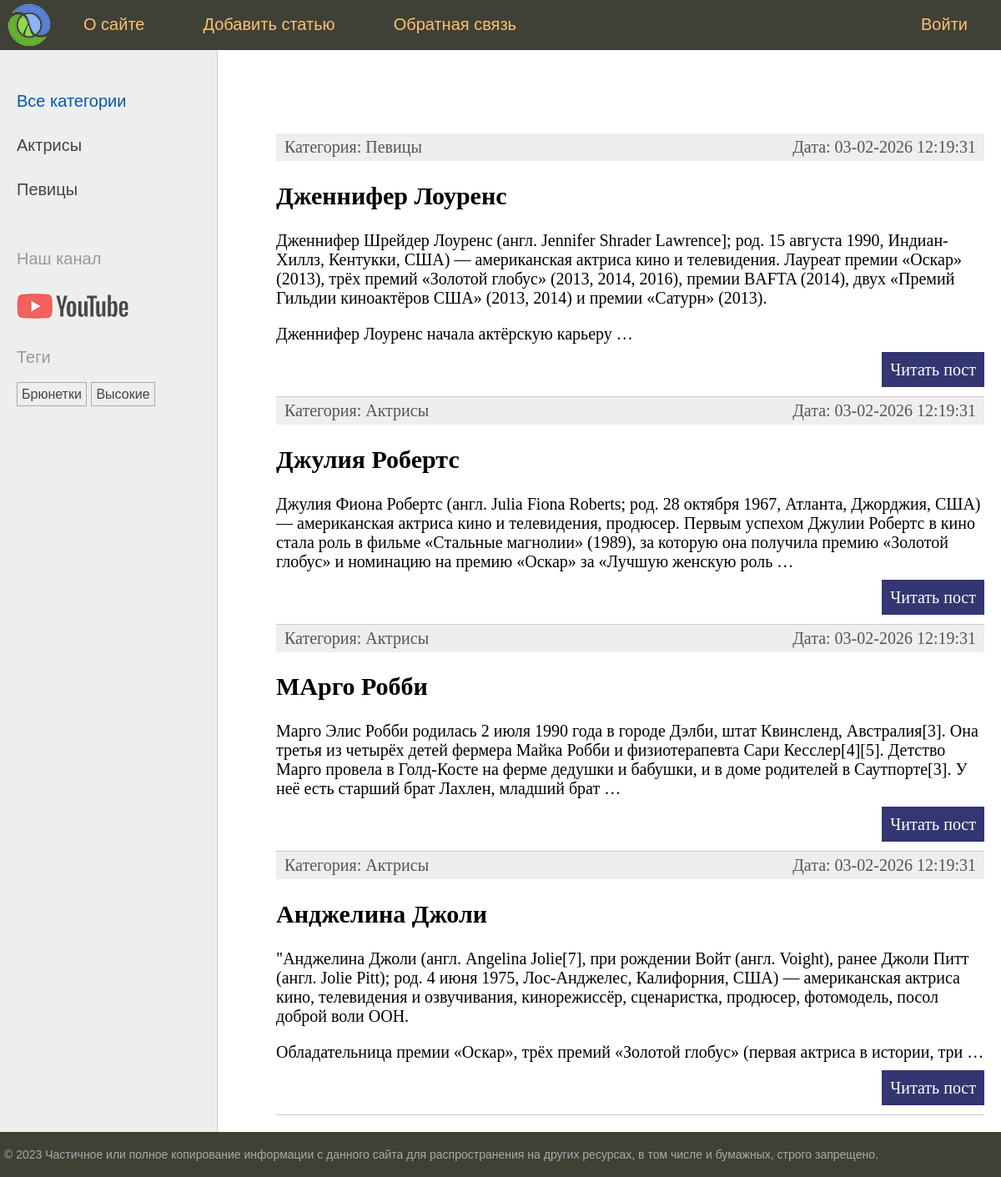
The app's page /, older data.
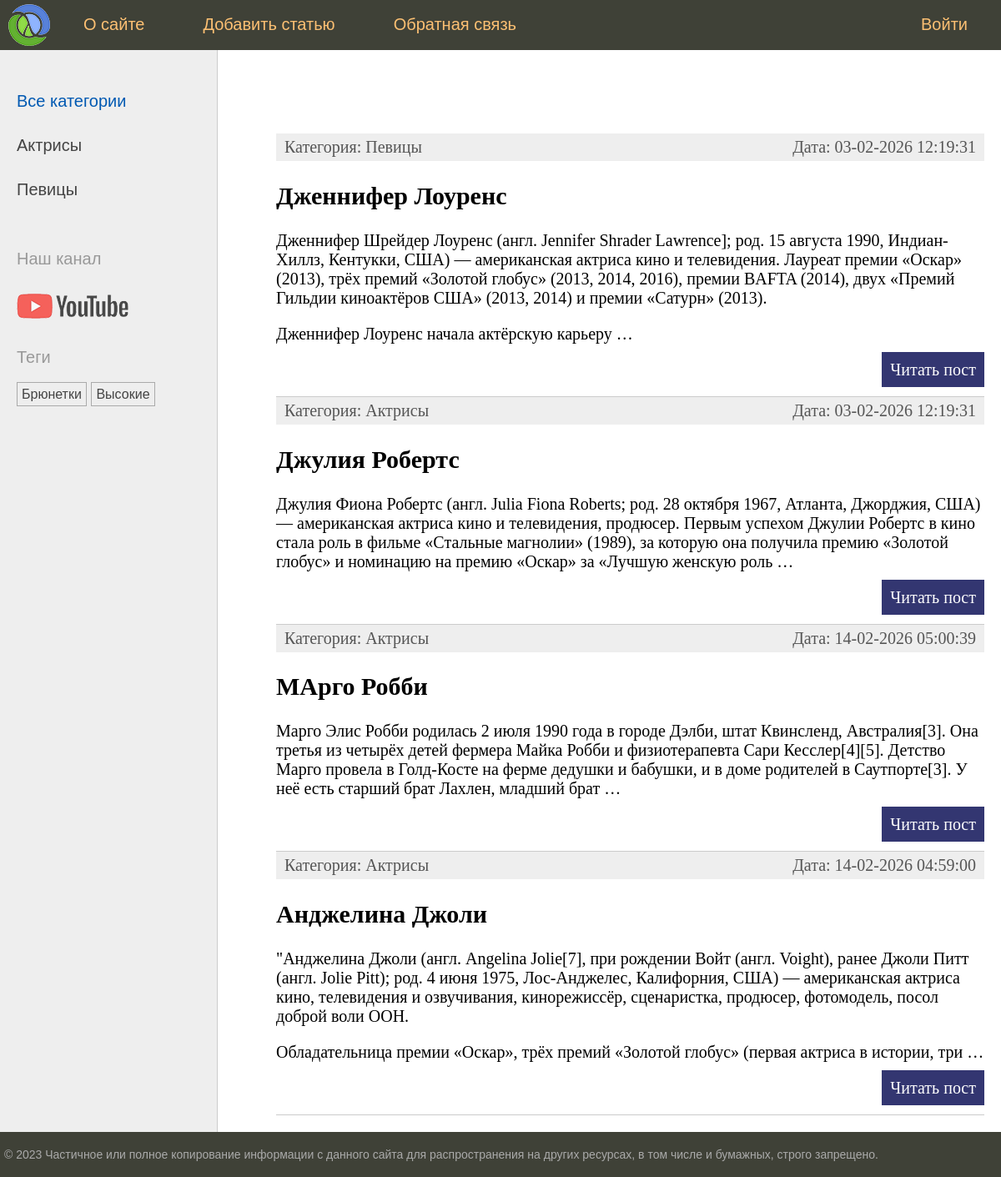
The same page, newer data.
### women/models.py (models this page shows, shortened)
class Women(models.Model):
    class Status(models.IntegerChoices):
        DRAFT = 0, 'Черновик'
        PUBLISHED = 1, 'Опубликованный'
    title = models.CharField(max_length=255)
    slug = models.SlugField(max_length=255, unique=True, db_index=True)
    content = models.TextField(blank=True)
    time_create = models.DateTimeField(auto_now_add=True)
    time_update = models.DateTimeField(auto_now=True)
    is_published = models.BooleanField(choices=Status.choices, default=Status.DRAFT)
    cat = models.ForeignKey("Category", on_delete=models.PROTECT, related_name='posts')
    tags = models.ManyToManyField('TagPost', blank=True, related_name='tags')
    husband = models.OneToOneField('Husband', on_delete=models.SET_NULL,
                                   null=True, blank=True, related_name='wuman')
    objects = models.Manager()
    published = PublishedManager() # создание нового менеджера
    class Meta:
        ordering = ['-time_create']
        indexes = [
            models.Index(fields=['-time_create'])
        ]
    def get_absolute_url(self):
        return reverse('post', kwargs={'post_slug':self.slug})

class Category(models.Model):
    name = models.CharField(max_length=100, db_index=True)
    slug = models.SlugField(max_length=255, unique=True, db_index=True)
    def get_absolute_url(self):
        return reverse('category',kwargs={'cat_slug':self.slug})

### women/views.py (the view)
# urls.py: path('', views.index, name='home'),  # http://127/0/0/1/8000/women/
def index(request):  # обязательный параметр request
    posts = Women.published.all().select_related('cat')# добавляем select_related('cat')
    data = {
        'title': "Главная страница",
        'menu': menu,
        'posts': posts,
        "cat_selected": 0,
    }
    return render(request, 'women/index.html', context=data)

### women/models.py (called while the page is built)
    def get_queryset(self):
        return super().get_queryset().filter(is_published=Women.Status.PUBLISHED)

    def get_absolute_url(self):
        return reverse('tag',kwargs={'tag_slug':self.slug})

### women/templatetags/women_tags.py (called while the page is built)
@register.inclusion_tag('women/list_categories.html')
def show_categories(cat_selected=0):
    cats = Category.objects.annotate(x=Count('posts')).filter(x__gt=0)
    return {'cats':cats,'cat_selected':cat_selected}

@register.inclusion_tag('women/list_tags.html') #создадим шаблон с названием list_tags.html в women
def show_all_tags(): # воспользуемся им, и перейдем в base.html
    return {'tags': TagPost.objects.annotate(total=Count('tags')).filter(total__gt=0)}

### women/templates/women/index.html (shortened to what this page needs)
{% extends 'base.html' %}
{% block content %}
<ul class="list-articles">
	{% for p in posts %}
			<li><div class="article-panel">
	<p class="first">Категория: {{p.cat.name}}</p>
	<p class="last">Дата: {{p.time_update|date:"d-m-Y H:i:s"}}</p>
			</div>
				<h2>{{p.title}}</h2>
	{% autoescape off %}
	{{p.content|linebreaks|truncatewords:50 }}
	{% endautoescape %}
			<p class="link-read-post"><a href="{{ p.get_absolute_url }}">Читать пост</a></p>
			</li>
	{% endfor %}
</ul>
{% endblock %}

Row changes from the older to the newer data that the page shows:
changed Women "МАрго Робби": time_update "03-02-2026 12:19:31" → "14-02-2026 05:00:39"
changed Women "Анджелина Джоли": time_update "03-02-2026 12:19:31" → "14-02-2026 04:59:00"
